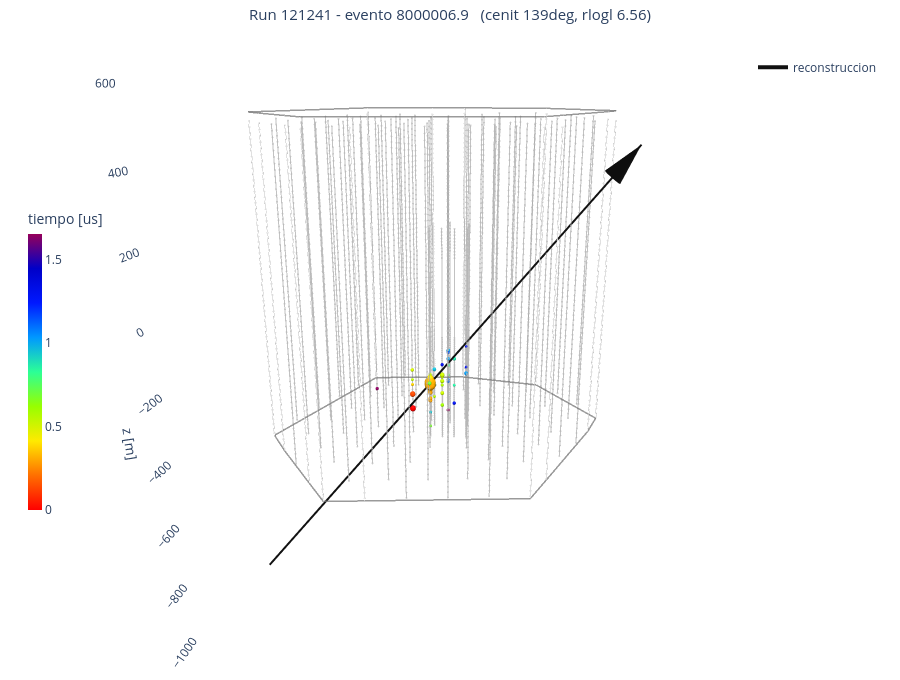

Notebook source saved alongside this figure:
### Code cell
evt_idx = 2
event_display(neutrinos[evt_idx])

### Figure 1 — Plotly figure (JSON) as saved in the notebook; plotly's stock layout.template omitted (floating-point values rounded to 4 significant figures; data arrays with more than 128 entries replaced by an {"elided": "..."} marker saying what was removed)
{"data": [{"hoverinfo": "skip", "line": {"color": "rgba(105,105,105,0.65)", "width": 2}, "mode": "lines", "showlegend": false, "type": "scatter3d", "x": {"elided": "258 float values"}, "y": {"elided": "258 float values"}, "z": {"elided": "258 float values"}}, {"hoverinfo": "skip", "marker": {"color": "rgba(110,110,110,0.6)", "size": 1.2}, "mode": "markers", "showlegend": false, "type": "scatter3d", "x": {"elided": "5160 float values"}, "y": {"elided": "5160 float values"}, "z": {"elided": "5160 float values"}}, {"hoverinfo": "skip", "line": {"color": "rgba(90,90,90,0.75)", "width": 3}, "mode": "lines", "showlegend": false, "type": "scatter3d", "x": [-570.9, -492.4, -334.8, -256.1, -132.8, 361.0, 405.8, 544.1, 576.4, 338.4, 22.11, -101.1, -347.9, -570.9], "y": [-125.1, -230.2, -424.5, -521.1, -501.5, -422.8, -306.4, 55.89, 170.9, 463.7, 509.5, 490.2, 451.5, -125.1], "z": [-512.8, -512.8, -512.8, -512.8, -512.8, -512.8, -512.8, -512.8, -512.8, -512.8, -512.8, -512.8, -512.8, -512.8]}, {"hoverinfo": "skip", "line": {"color": "rgba(90,90,90,0.75)", "width": 3}, "mode": "lines", "showlegend": false, "type": "scatter3d", "x": [-570.9, -492.4, -334.8, -256.1, -132.8, 361.0, 405.8, 544.1, 576.4, 338.4, 22.11, -101.1, -347.9, -570.9], "y": [-125.1, -230.2, -424.5, -521.1, -501.5, -422.8, -306.4, 55.89, 170.9, 463.7, 509.5, 490.2, 451.5, -125.1], "z": [524.6, 524.6, 524.6, 524.6, 524.6, 524.6, 524.6, 524.6, 524.6, 524.6, 524.6, 524.6, 524.6, 524.6]}, {"hoverinfo": "skip", "line": {"color": "rgba(130,130,130,0.25)", "width": 1}, "mode": "lines", "showlegend": false, "type": "scatter3d", "x": [-570.9, -570.9, null, -492.4, -492.4, null, -334.8, -334.8, null, -256.1, -256.1, null, -132.8, -132.8, null, 361, 361, null, 405.8, 405.8, null, 544.1, 544.1, null, 576.4, 576.4, null, 338.4, 338.4, null, 22.11, 22.11, null, -101.1, -101.1, null, -347.9, -347.9, null], "y": [-125.1, -125.1, null, -230.2, -230.2, null, -424.5, -424.5, null, -521.1, -521.1, null, -501.5, -501.5, null, -422.8, -422.8, null, -306.4, -306.4, null, 55.89, 55.89, null, 170.9, 170.9, null, 463.7, 463.7, null, 509.5, 509.5, null, 490.2, 490.2, null, 451.5, 451.5, null], "z": [-512.8, 524.6, null, -512.8, 524.6, null, -512.8, 524.6, null, -512.8, 524.6, null, -512.8, 524.6, null, -512.8, 524.6, null, -512.8, 524.6, null, -512.8, 524.6, null, -512.8, 524.6, null, -512.8, 524.6, null, -512.8, 524.6, null, -512.8, 524.6, null, -512.8, 524.6, null]}, {"colorbar": {"len": 0.5, "thickness": 14, "title": {"text": "tiempo [us]"}, "x": 0.02, "xanchor": "left", "y": 0.5}, "colorscale": [[0, "rgb(150,0,90)"], [0.125, "rgb(0,0,200)"], [0.25, "rgb(0,25,255)"], [0.375, "rgb(0,152,255)"], [0.5, "rgb(44,255,150)"], [0.625, "rgb(151,255,0)"], [0.75, "rgb(255,234,0)"], [0.875, "rgb(255,111,0)"], [1, "rgb(255,0,0)"]], "flatshading": false, "hoverinfo": "skip", "i": {"elided": "8640 int values"}, "intensity": {"elided": "4860 float values"}, "j": {"elided": "8640 int values"}, "k": {"elided": "8640 int values"}, "lighting": {"ambient": 0.5, "diffuse": 0.9, "fresnel": 0.2, "roughness": 0.4, "specular": 0.4}, "lightposition": {"x": 400, "y": -2000, "z": 1600}, "name": "DOMs golpeados", "reversescale": true, "showlegend": false, "showscale": true, "type": "mesh3d", "x": {"elided": "4860 float values"}, "y": {"elided": "4860 float values"}, "z": {"elided": "4860 float values"}}, {"line": {"color": "#111111", "width": 4}, "mode": "lines", "name": "reconstruccion", "type": "scatter3d", "x": [-664.3, 639.7], "y": [-60.5, -99.1], "z": [-1075.0, 441.0]}, {"anchor": "tip", "colorscale": [[0, "#111111"], [1, "#111111"]], "hoverinfo": "skip", "showlegend": false, "showscale": false, "sizemode": "absolute", "sizeref": 120, "type": "cone", "u": [0.652], "v": [-0.0193], "w": [0.758], "x": [639.7], "y": [-99.1], "z": [441.0]}], "layout": {"height": 680, "legend": {"bgcolor": "rgba(255,255,255,0.7)", "x": 0.98, "xanchor": "right", "y": 0.98, "yanchor": "top"}, "margin": {"b": 0, "l": 0, "r": 0, "t": 40}, "scene": {"aspectmode": "data", "camera": {"eye": {"x": 0.25, "y": -1.7, "z": 0.6}, "up": {"x": 0, "y": 0, "z": 1}}, "xaxis": {"visible": false}, "yaxis": {"visible": false}, "zaxis": {"showbackground": false, "title": {"text": "z [m]"}}}, "showlegend": true, "title": {"font": {"size": 15}, "text": "Run 121241 - evento 8000006.9   (cenit 139deg, rlogl 6.56)", "x": 0.5, "xanchor": "center"}}}
